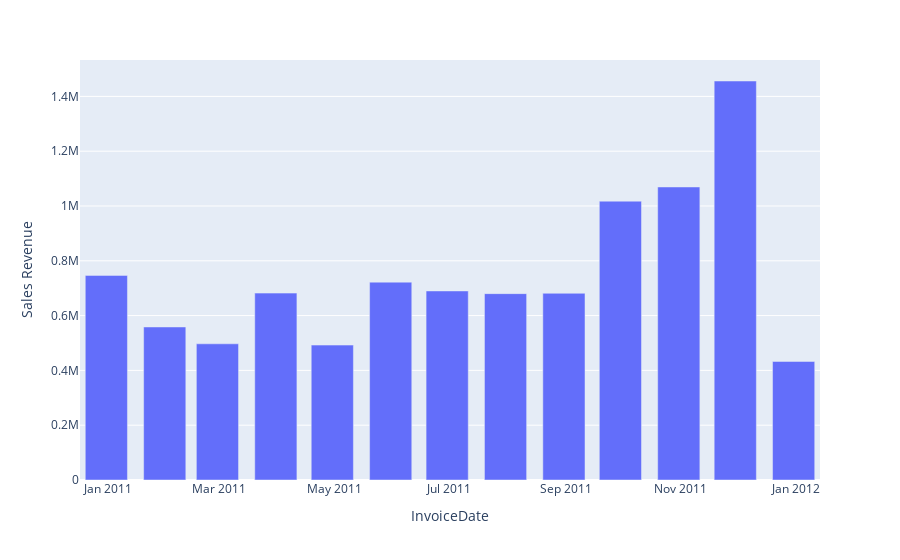

Write notebook code for a chart like this one.
### Markdown cell above
### ***Monthly Stats*** 

The below are the monthly analysis of the Sales and the Quantity of iterms sold

### Code cell
fig = px.bar(Monthly_Sales, x= Monthly_Sales.index, y='Sales Revenue')
fig.show()

### Figure 1 — Plotly figure (JSON) as saved in the notebook; plotly's stock layout.template omitted (floating-point values rounded to 4 significant figures)
{"data": [{"alignmentgroup": "True", "hovertemplate": "InvoiceDate=%{x}<br>Sales Revenue=%{y}<extra></extra>", "legendgroup": "", "marker": {"color": "#636efa", "pattern": {"shape": ""}}, "name": "", "offsetgroup": "", "orientation": "v", "showlegend": false, "textposition": "auto", "type": "bar", "x": ["2010-12-31T00:00:00", "2011-01-31T00:00:00", "2011-02-28T00:00:00", "2011-03-31T00:00:00", "2011-04-30T00:00:00", "2011-05-31T00:00:00", "2011-06-30T00:00:00", "2011-07-31T00:00:00", "2011-08-31T00:00:00", "2011-09-30T00:00:00", "2011-10-31T00:00:00", "2011-11-30T00:00:00", "2011-12-31T00:00:00"], "xaxis": "x", "y": [746700.0, 558400.0, 497000.0, 682000.0, 492400.0, 722100.0, 690000.0, 680200.0, 681400.0, 1018000.0, 1069000.0, 1456000.0, 432700.0], "yaxis": "y"}], "layout": {"barmode": "relative", "legend": {"tracegroupgap": 0}, "margin": {"t": 60}, "xaxis": {"anchor": "y", "domain": [0, 1], "title": {"text": "InvoiceDate"}}, "yaxis": {"anchor": "x", "domain": [0, 1], "title": {"text": "Sales Revenue"}}}}
